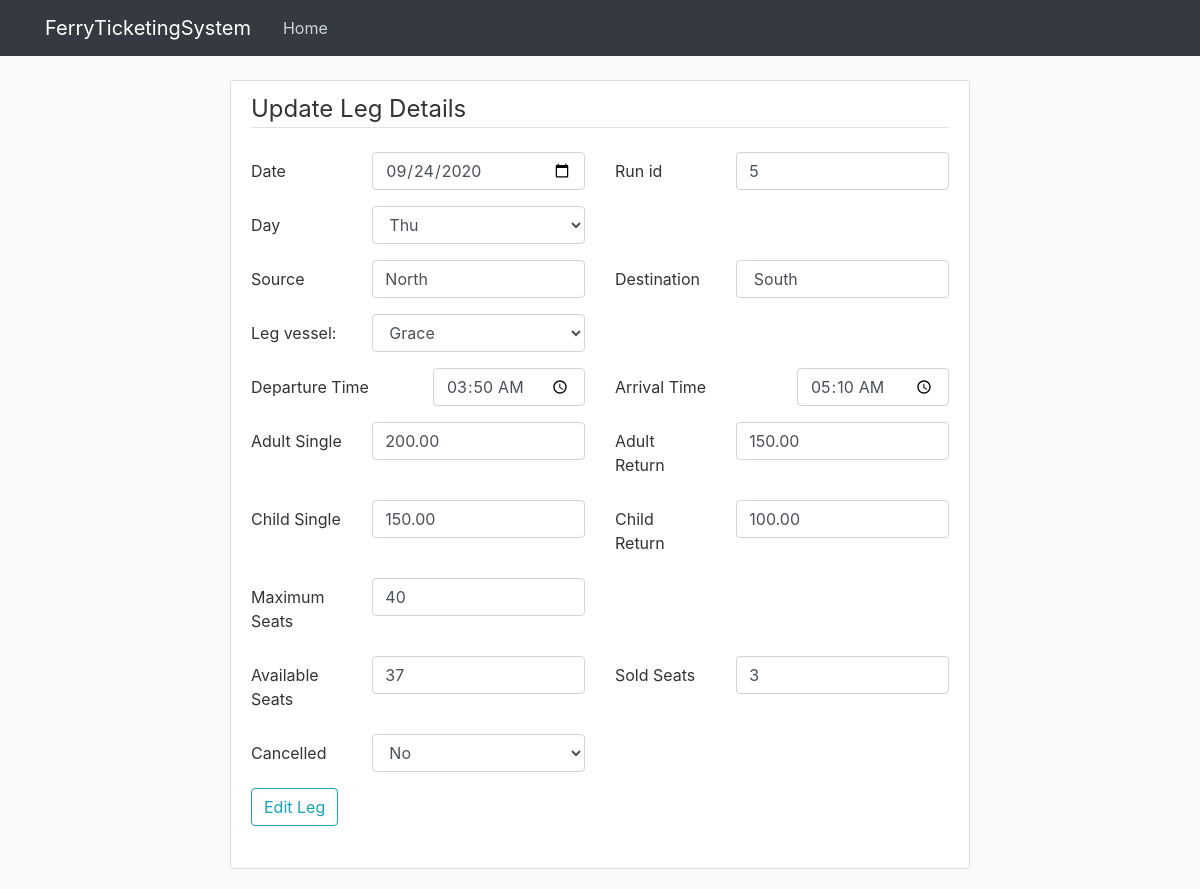
Before: /edit_leg/47 with the older database file.
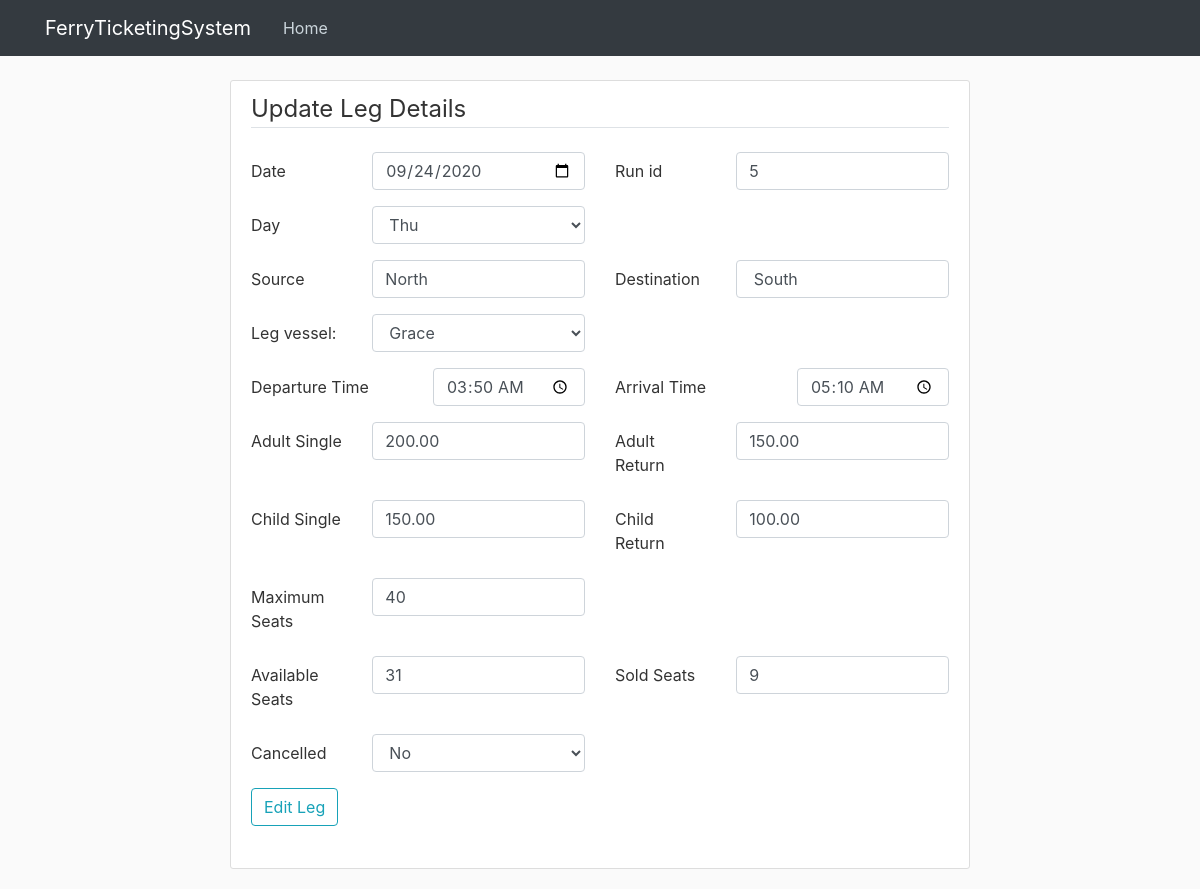
After: the same page with the newer database file.
### leg/models.py (models this page shows)
class Leg(models.Model):
    date = models.DateField()
    day = models.CharField(max_length=20, null=True)
    run_id = models.PositiveSmallIntegerField()
    source = models.CharField(max_length=20, null=True)
    destination = models.CharField(max_length=20, null=True)
    vessel_name = models.CharField(max_length=20, null=True)
    departure_time = models.TimeField(null=True)
    arrival_time = models.TimeField(null=True)
    PASS = models.DecimalField(null=True, max_digits=10, decimal_places=2)
    PARS = models.DecimalField(null=True, max_digits=10, decimal_places=2)
    PCSS = models.DecimalField(null=True, max_digits=10, decimal_places=2)
    PCRS = models.DecimalField(null=True, max_digits=10, decimal_places=2)
    max_seats = models.PositiveIntegerField(null=True)
    sold_seats = models.PositiveIntegerField(null=True)
    available_seats = models.PositiveIntegerField(null=True)
    cancelled_status =models.BooleanField(default=False,null=True)

### leg/views.py (the view)
# urls.py: path('edit_leg/<int:id>',edit_leg),
def edit_leg(request,id):
    leg = Leg.objects.get(id=id)
    vessels=Vessel.objects.all()
    if request.method == "POST":
        form = LegForm(request.POST, instance = leg)
        print(form)
        if form.is_valid():
            form.save()
            return redirect("leg_dashboard")
    else:
        print(leg.date)
        print(leg.arrival_time)
    return render(request,"edit_leg.html",{'leg':leg, 'vessels': vessels})
    print(form.errors)

### vessel/models.py (called while the page is built)
    def __str__(self):
        return self.vessel_name

### templates/edit_leg.html (shortened to what the changed rows need)
{% extends "base.html" %}
{% load crispy_forms_tags %}
{% block content %}
<div class="content-section col-md-8 container">
    <form method="POST" class="post-form">
    <fieldset class="form-group">
    <div class="form-group row">
     <div class="col-sm-4">
        <input type="date" class="form-control" name="date" value="{{leg.date | date:'Y-m-d'}}">
     </div>
     <div class="col-sm-4">
        <input type="text" class="form-control" name="run_id" value="{{leg.run_id}}">
     </div>
      </div>
     <div class="form-group row">
     <div class="col-sm-4">
        <select class="form-control" name="day">
            <option value="{{ leg.day }}">{{ leg.day }}</option>
        </select>
    </div>
    </div>
    <div class="form-group row">
    <div class="col-sm-4">
        <input type="text" class="form-control" name="source" value="{{ leg.source }}">
    </div>
    <div class="col-sm-4">
        <input type="text" class="form-control" name="destination" value=" {{ leg.destination }} ">
    </div>
    </div>
    <div class="form-group row">
        <div class="col-sm-4">
            <select class="form-control" name="vessel_name">
                <option value="{{ leg.vessel_name }}">{{ leg.vessel_name }}</option>
            </select>
        </div>
    </div>
     <div class="form-group row">
     <div class="col-sm-3">
        <input type="time" class="form-control" name="departure_time" value="{{ leg.departure_time |time:'h:i:s'}}">
    </div>
    <div class="col-sm-3">
        <input type="time" class="form-control" name="arrival_time" value="{{ leg.arrival_time |time:'h:i:s'}}">
    </div>
    </div>
    <div class="form-group row">
        <div class="col-sm-4">
            <input type="number" class="form-control" name="PASS" value="{{ leg.PASS }}">
         </div>
        <div class="col-sm-4">
            <input type="number" class="form-control" name="PARS" value="{{ leg.PARS }}">
        </div>
    </div>
    <div class="form-group row">
            <div class="col-sm-4">
                <input type="number" class="form-control" name="PCSS" value="{{ leg.PCSS }}">
            </div>
            <div class="col-sm-4">
                <input type="number" class="form-control" name="PCRS" value="{{ leg.PCRS }}">
            </div>
    </div>
    <div class="form-group row">
            <div class="col-sm-4">
                <input type="number" class="form-control" name="max_seats" value="{{ leg.max_seats }}">
            </div>
    </div>
    <div class="form-group row">
            <div class="col-sm-4">
                <input type="number" class="form-control" name="available_seats" value="{{ leg.available_seats }}">
            </div>
            <div class="col-sm-4">
                <input type="number" class="form-control" name="sold_seats" value="{{ leg.sold_seats }}">
            </div>
    </div>
    <div class="form-group row">
        <div class="col-sm-4">
            <select class="form-control" name="cancelled_status">
                {% if leg.cancelled_status == False %}
                <option value={{leg.cancelled_status}}>No</option>
                {% else %}
                <option value={{leg.cancelled_status}}>Yes</option>
                <option value="False">No</option>
                {% endif %}
            </select>
        </div>
    </div>
    </fieldset>
     </div>
   </div>
{% endblock %}

Changed rows visible on the page:
changed Leg "Thu": available_seats "37" → "31"; sold_seats "3" → "9"
